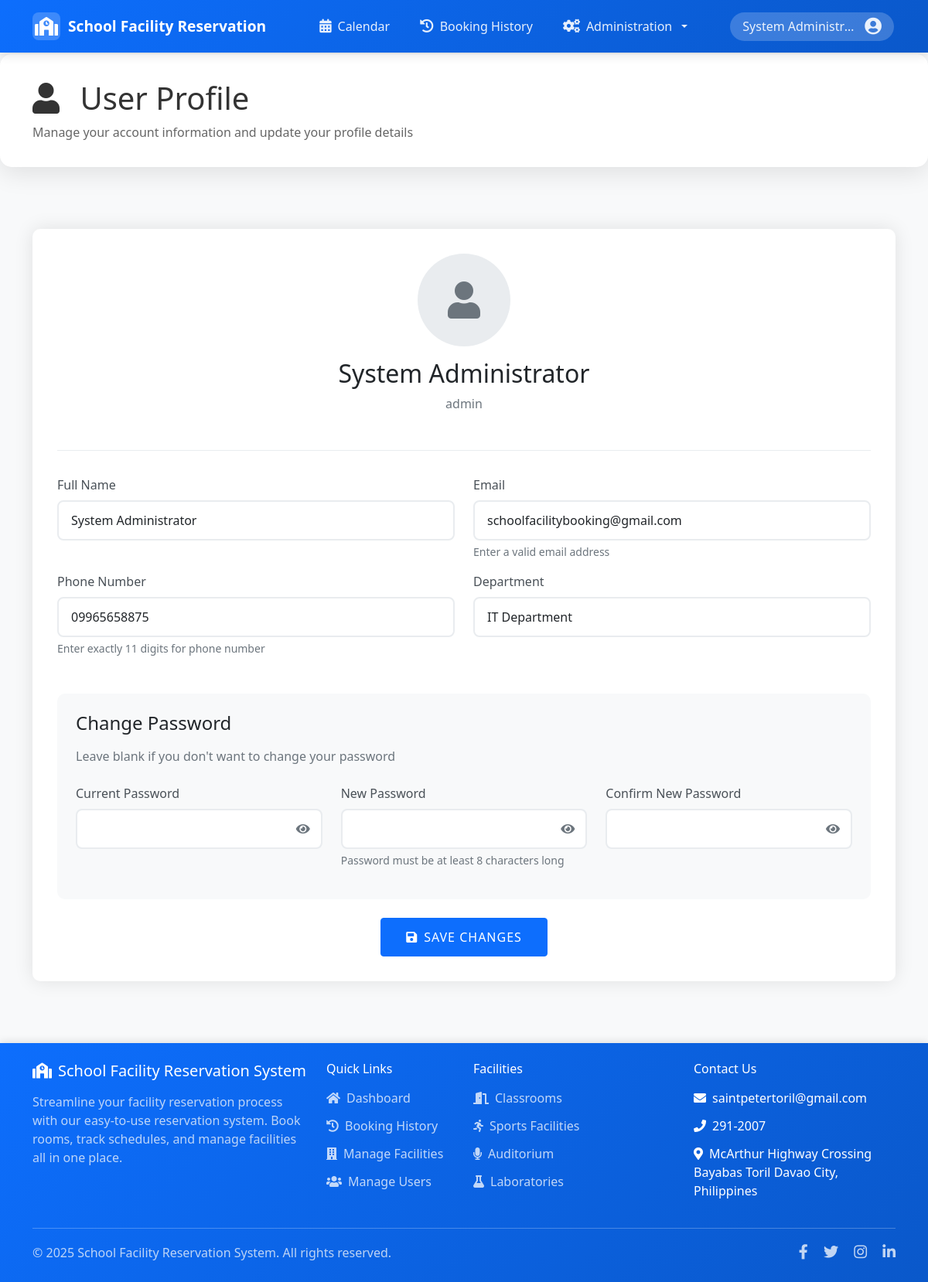
The app's page /profile.php (signed in) with its own data.
### tables this page shows
CREATE TABLE `users` (
  `id` int(11) NOT NULL,
  `username` varchar(50) NOT NULL,
  `password` varchar(255) NOT NULL,
  `email` varchar(100) NOT NULL,
  `full_name` varchar(100) NOT NULL,
  `role` enum('admin','faculty','student') NOT NULL,
  `status` enum('active','inactive') DEFAULT 'active',
  `phone` varchar(20) DEFAULT NULL,
  `created_at` timestamp NOT NULL DEFAULT current_timestamp(),
  `updated_at` timestamp NOT NULL DEFAULT current_timestamp() ON UPDATE current_timestamp(),
  `department` varchar(100) DEFAULT NULL,
  `id_number` varchar(50) DEFAULT NULL
);

### profile.php (the view, shortened to what this page needs)
<?php
require_once 'config/database.php';
$userId = $_SESSION['user_id'];
$stmt = $conn->prepare("SELECT * FROM users WHERE id = :id");
$stmt->execute(['id' => $userId]);
$user = $stmt->fetch(PDO::FETCH_ASSOC);
?>
<!DOCTYPE html>
<html lang="en">
<head>
    <link href="https://cdn.jsdelivr.net/npm/bootstrap@5.1.3/dist/css/bootstrap.min.css" rel="stylesheet">
    <link rel="stylesheet" href="https://cdnjs.cloudflare.com/ajax/libs/font-awesome/5.15.4/css/all.min.css">
</head>
<body>
    <?php require_once 'includes/navbar.php'; ?>
    <div class="page-header">
        <div class="container">
            <div class="row align-items-center">
                <div class="col-md-8">
                    <h1 class="mb-0">
                        <i class="fas fa-user me-3"></i>
                        User Profile
                    </h1>
                    <p class="mb-0 mt-2 opacity-75">Manage your account information and update your profile details</p>
                </div>
            </div>
        </div>
    </div>
    <div class="container">
        <div class="profile-container">
            <div class="profile-header">
                <div class="profile-avatar">
                    <i class="fas fa-user"></i>
                </div>
                <h2 id="profile-name"><?php echo isset($user['full_name']) ? htmlspecialchars($user['full_name']) : 'User'; ?></h2>
                <p class="text-muted"><?php echo isset($user['role']) ? htmlspecialchars($user['role']) : 'User'; ?></p>
            </div>
            <form id="profile-form">
                <div class="row">
                    <div class="col-md-6 mb-3">
                        <label for="full_name" class="form-label">Full Name</label>
                        <input type="text"
                               class="form-control"
                               id="full_name"
                               name="full_name"
                               value="<?php echo isset($user['full_name']) ? htmlspecialchars($user['full_name']) : ''; ?>"
                               required>
                    </div>
                    <div class="col-md-6 mb-3">
                        <label for="email" class="form-label">Email</label>
                        <input type="email"
                               class="form-control"
                               id="email"
                               name="email"
                               pattern="[a-z0-9._%+-]+@[a-z0-9.-]+\.[a-z]{2,}$"
                               title="Please enter a valid email address"
                               value="<?php echo isset($user['email']) ? htmlspecialchars($user['email']) : ''; ?>"
                               required>
                        <div class="form-text">Enter a valid email address</div>
                    </div>
                </div>
                <div class="row">
                    <div class="col-md-6 mb-3">
                        <label for="phone" class="form-label">Phone Number</label>
                        <input type="tel"
                               class="form-control"
                               id="phone"
                               name="phone"
                               pattern="\d{11}"
                               title="Please enter exactly 11 digits for phone number"
                               value="<?php echo isset($user['phone']) ? htmlspecialchars($user['phone']) : ''; ?>"
                               required>
                        <div class="form-text">Enter exactly 11 digits for phone number</div>
                    </div>
                    <div class="col-md-6 mb-3">
                        <label for="department" class="form-label">Department</label>
                        <input type="text"
                               class="form-control"
                               id="department"
                               name="department"
                               value="<?php echo isset($user['department']) ? htmlspecialchars($user['department']) : ''; ?>"
                               required>
                    </div>
                </div>
                <div class="password-section">
                    <h4 class="mb-3">Change Password</h4>
                    <p class="text-muted mb-4">Leave blank if you don't want to change your password</p>
                    <div class="row">
                        <div class="col-md-4 mb-3">
                            <label for="current_password" class="form-label">Current Password</label>
                            <div class="password-input-group">
                                <input type="password"
                                       class="form-control"
                                       id="current_password"
                                       name="current_password"
                                       minlength="8">
                                <button type="button" class="password-toggle" onclick="togglePasswordVisibility('current_password')">
                                    <i class="fas fa-eye" id="current_password_icon"></i>
                                </button>
                            </div>
                        </div>
                        <div class="col-md-4 mb-3">
                            <label for="new_password" class="form-label">New Password</label>
                            <div class="password-input-group">
                                <input type="password"
                                       class="form-control"
                                       id="new_password"
                                       name="new_password"
                                       minlength="8">
                                <button type="button" class="password-toggle" onclick="togglePasswordVisibility('new_password')">
                                    <i class="fas fa-eye" id="new_password_icon"></i>
                                </button>
                            </div>
                            <div class="form-text">Password must be at least 8 characters long</div>
                        </div>
                        <div class="col-md-4 mb-3">
                            <label for="confirm_password" class="form-label">Confirm New Password</label>
                            <div class="password-input-group">
                                <input type="password"
                                       class="form-control"
                                       id="confirm_password"
                                       name="confirm_password"
                                       minlength="8">
                                <button type="button" class="password-toggle" onclick="togglePasswordVisibility('confirm_password')">
                                    <i class="fas fa-eye" id="confirm_password_icon"></i>
                                </button>
                            </div>
                        </div>
                    </div>
                </div>
                <div class="text-center mt-4">
                    <button type="submit" class="btn btn-primary btn-save">
                        <i class="fas fa-save me-2"></i>Save Changes
                    </button>
                </div>
            </form>
        </div>
    </div>
    <?php require_once 'includes/footer.php'; ?>
</body>
</html>

### profile.php (style rules this page uses)
.page-header { background: white; color: #333; padding: 2rem 0; margin-bottom: 2rem; border-radius: 15px; box-shadow: 0 8px 32px rgba(0, 0, 0, 0.1); border: 1px solid rgba(255, 255, 255, 0.2); backdrop-filter: blur(10px); position: relative; overflow: hidden; }
.page-header::before { content: ''; position: absolute; top: 0; left: 0; right: 0; height: 1px; background: linear-gradient(90deg, transparent, rgba(255, 255, 255, 0.8), transparent); }
body { background-color: #f8f9fa; min-height: 100vh; display: flex; flex-direction: column; }
.profile-container { background-color: #fff; border-radius: 10px; box-shadow: 0 0 25px rgba(0,0,0,0.1); padding: 2rem; margin-top: 3rem; margin-bottom: 5rem; }
.profile-header { text-align: center; margin-bottom: 2rem; padding-bottom: 2rem; border-bottom: 1px solid #e9ecef; }
.profile-avatar { width: 120px; height: 120px; border-radius: 50%; background-color: #e9ecef; display: flex; align-items: center; justify-content: center; margin: 0 auto 1rem; font-size: 3rem; color: #6c757d; }
.form-label { font-weight: 500; color: #495057; }
.form-control { border-radius: 8px; padding: 0.75rem 1rem; border: 2px solid #e9ecef; transition: all 0.3s ease; }
.password-section { background-color: #f8f9fa; border-radius: 10px; padding: 1.5rem; margin-top: 2rem; }
.btn-save { padding: 0.75rem 2rem; font-weight: 500; text-transform: uppercase; letter-spacing: 1px; transition: all 0.3s ease; }
.password-input-group { position: relative; }
.password-toggle { position: absolute; right: 10px; top: 50%; transform: translateY(-50%); background: none; border: none; color: #6c757d; cursor: pointer; z-index: 10; }

### includes/navbar.php (style rules this page uses)
body { padding-top: 70px; }

### records on screen
users: full_name "System Administrator", role "admin", email "schoolfacilitybooking@gmail.com", phone "09965658875", department "IT Department"

### other values on screen
$_SESSION['full_name'] "System Administr…"
